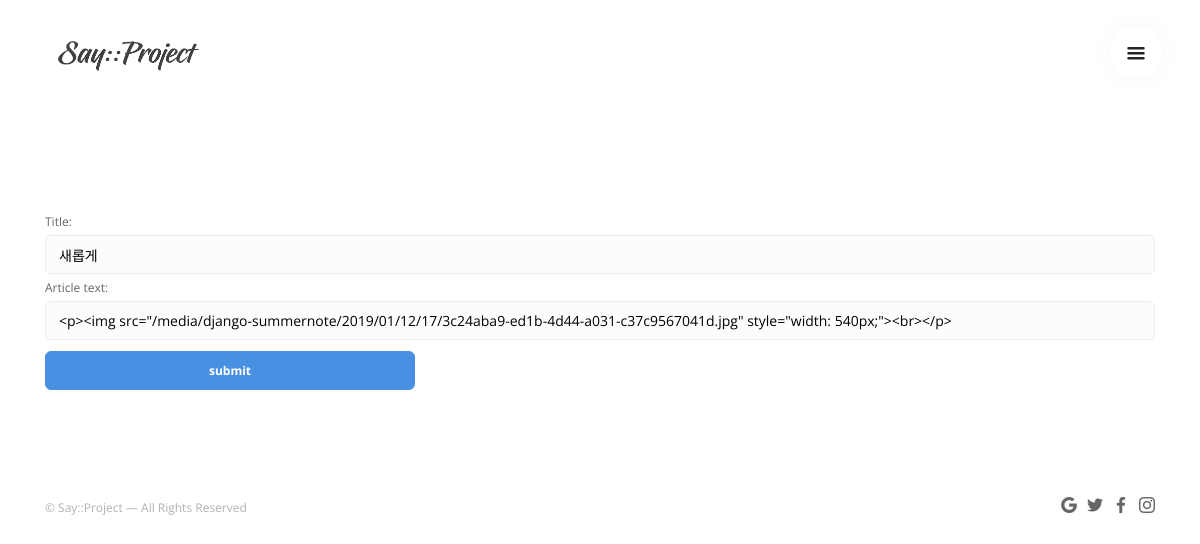
The app's page /edit/76 (signed in) with its own data.
### boards/models.py (models this page shows)
class Article(models.Model):
    title = models.CharField(max_length=200)
    article_text = models.TextField()
    created_at = models.DateTimeField('Date published')
    edited_at = models.DateTimeField('Latest edited date', auto_now=True)
    image = models.CharField(max_length=200, null=True)
    writer = models.ForeignKey(User, on_delete=models.CASCADE)
    comment_count = models.IntegerField(default=0)
    likes = models.IntegerField(default=0)
    shared = models.IntegerField(default=0)
    upvote = models.IntegerField(default=0)
    downvote = models.IntegerField(default=0)
    published = models.BooleanField(default=False)
    activated = models.BooleanField(default=False)
    class Meta:
        ordering = ['created_at']

### boards/views.py (the view, shortened to what this page needs)
# urls.py: path('edit/<int:article_id>', views.board_edit, name='board_edit'),
def board_edit(request, article_id):
    user = get_user(request)
    A = get_object_or_404(Article, pk=article_id)
    if request.method == "GET":
        if user.is_authenticated:
            if A.writer_id == user.id:
                form = BasicForm(initial={'title':A.title,
                                          'article_text': A.article_text,
                                          })
                return render(request, 'boards/board_edit.html', {'article_edit': A,
                                                                  'form': form,
                                                                  })

### boards/form.py
class BasicForm(forms.Form):
    title = forms.CharField(max_length=200)
    article_text = forms.CharField(widget=SummernoteWidget())
    def __init__(self, *args, **kwargs):
        initial_arguments = kwargs.get('initial', None)
        updated_initial = {}
        if initial_arguments:
            updated_initial['title'] = initial_arguments.get('title', None)
            updated_initial['article_text'] = initial_arguments.get('article_text', None)
        updated_initial['comment'] = 'Please provide a comment'
        kwargs.update(initial=updated_initial)
        super(BasicForm, self).__init__(*args, **kwargs)

### boards/templates/boards/board_edit.html (shortened to what this page needs)
{% load static %}
<!doctype html>
<html lang="en">
    <head>
        <link href="{% static 'boards/css/stack-interface.css' %}" rel="stylesheet" type="text/css" media="all">
        <link href="{% static 'boards/css/socicon.css' %}" rel="stylesheet" type="text/css" media="all" />
        <link href="{% static 'boards/css/bootstrap.css' %}" rel="stylesheet" type="text/css" media="all" />
        <link href="{% static 'boards/css/stack-interface.css' %}" rel="stylesheet" type="text/css" media="all" />
        <link href="{% static 'boards/css/theme.css' %}" rel="stylesheet" type="text/css" media="all" />
        <link href="{% static 'boards/css/custom.css' %}" rel="stylesheet" type="text/css" media="all" />
    </head>
    <body data-smooth-scroll-offset="77">
        <div class="nav-container">
            <div>
                <nav class="bar bar-toggle">
                    <div class="container">
                        <div class="row align-items-center">
                            <div style="padding-left: 2em" class="col-6">
                                <div class="bar__module">
                                    <a href="{% url 'boards:board_index' %}"> <img class="logo logo-dark" alt="logo" src="{% static 'boards/img/logo-dark.png' %}"> </a>
                                </div>
                            </div>
                            <div class="col-6 d-flex justify-content-end">
                                <div class="bar__module">
                                    <a class="menu-toggle pull-right" href="#" data-notification-link="sidebar-menu"> <i class="stack-interface stack-menu"></i> </a>
                                </div>
                            </div>
                        </div>
                    </div>
                </nav>
            </div>
        </div>
        <div class="main-container">
            <section>
                <div class="container">
                    <form action="{% url 'boards:board_edit_fix' %}" method="post">
                        {{ form|safe }}
                        <button class="btn btn--primary pos-right col-md-4" type="submit">
                            submit
                        </button>
                    </form>
                </div>
            </section>
            <footer class="footer-7 text-center-xs">
                <div class="container">
                    <div class="row">
                        <div class="col-sm-6"> <span class="type--fine-print">©  Say::Project — All Rights Reserved</span>
                        </div>
                        <div class="col-sm-6 text-right text-center-xs">
                            <ul class="social-list list-inline">
                                <li><a href="#"><i class="socicon socicon-google icon icon--xs"></i></a></li>
                                <li><a href="#"><i class="socicon socicon-twitter icon icon--xs"></i></a></li>
                                <li><a href="#"><i class="socicon socicon-facebook icon icon--xs"></i></a></li>
                                <li><a href="#"><i class="socicon socicon-instagram icon icon--xs"></i></a></li>
                            </ul>
                        </div>
                    </div>
                </div>
            </footer>
        </div>
    </body>
</html>

### boards/static/boards/css/stack-interface.css (style rules this page uses)
[class^="stack-"]:before, [class*=" stack-"]:before { font-family: "stack-interface"; font-style: normal; font-weight: normal; speak: none; display: inline-block; text-decoration: inherit; width: 1em; margin-right: .2em; text-align: center; font-variant: normal; text-transform: none; line-height: 1em; margin-left: .2em; -webkit-font-smoothing: antialiased; -moz-osx-font-smoothing: grayscale; }
.stack-menu:before { content: '\e80e'; }

### boards/static/boards/css/custom.css (style rules this page uses)
.col-6, .col-md-4 { position: relative; width: 100%; min-height: 1px; padding-right: 5px; padding-left: 5px; }
.col-6, .col-md-4 { position: relative; width: 100%; min-height: 1px; padding-right: 8px; padding-left: 8px; }
.list-inline li:not(:last-child) { margin-right: 0.45714286em; }

### records on screen
Article: title "새롭게", article_text "<p><img src=\"/media/django-summernote/2019/01/12/17/3c24aba9-ed1b-4d44-a031-c37c9567041d.jpg\" style=\"width: 540px;\"><br></p>"
